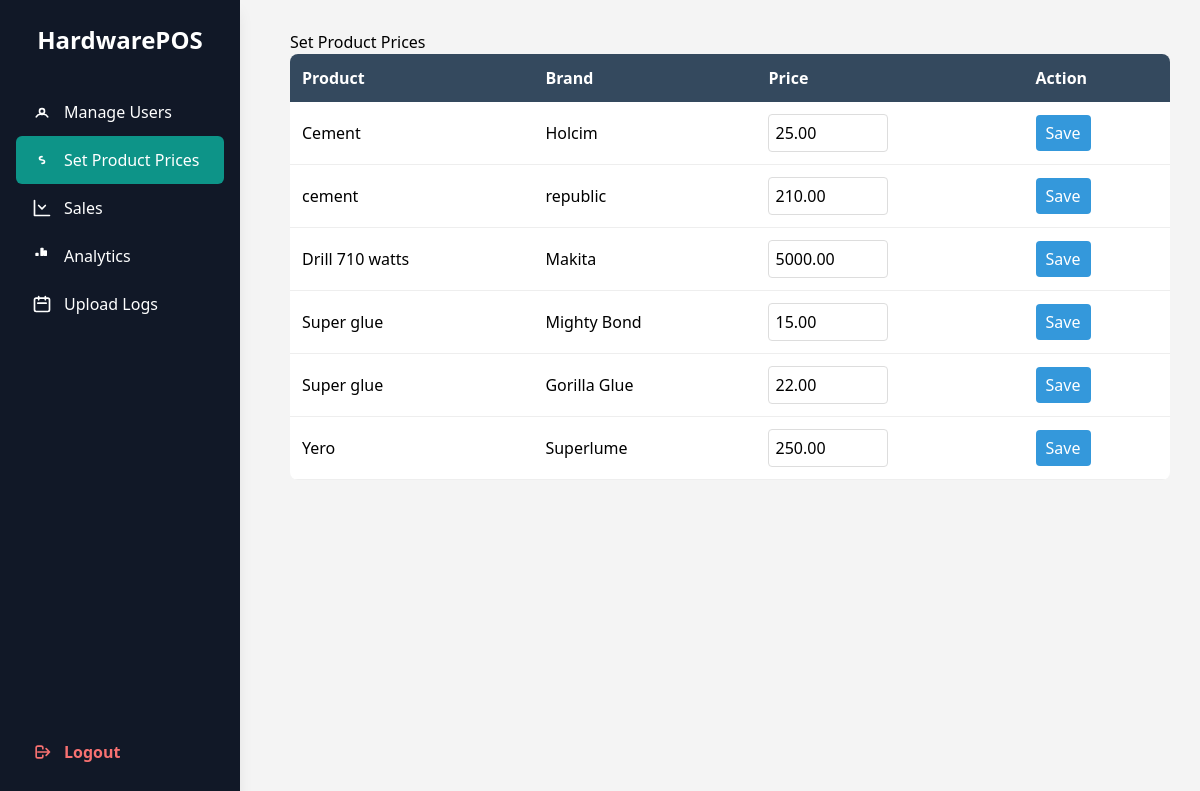
Screenshot of /admin/set_product_prices.php (signed in) with the database file from the repository.
### tables this page shows
CREATE TABLE `inventory` (
  `id` int(11) NOT NULL,
  `name` varchar(100) NOT NULL,
  `brand` varchar(50) DEFAULT NULL,
  `category` varchar(50) NOT NULL,
  `quantity` int(11) NOT NULL DEFAULT 0,
  `price` decimal(10,2) NOT NULL,
  `low_threshold` int(11) NOT NULL DEFAULT 10,
  `image_url` varchar(255) DEFAULT NULL,
  `whole_sale` decimal(10,2) DEFAULT NULL,
  `per_kilo` decimal(10,2) DEFAULT NULL,
  `per_length` decimal(10,2) DEFAULT NULL,
  `batch_id` varchar(50) DEFAULT NULL,
  `condition` varchar(20) NOT NULL DEFAULT 'good'
);

### admin/set_product_prices.php (the view, shortened to what this page needs)
<?php
require_once '../db.php';
$products = $pdo->query("SELECT id, name, brand, IFNULL(price, '') as price FROM inventory ORDER BY name ASC")->fetchAll();
?>
<!DOCTYPE html>
<html>
<head>
    <link rel="stylesheet" href="https://cdnjs.cloudflare.com/ajax/libs/font-awesome/5.15.4/css/all.min.css">
</head>
<body>
    <?php include 'includes/sidebar.php'; ?>
    <div class="content">
        <h2>Set Product Prices</h2>
        <table>
            <thead><tr><th>Product</th><th>Brand</th><th>Price</th><th>Action</th></tr></thead>
            <tbody>
                <?php foreach($products as $p): ?>
                <tr data-id="<?= $p['id'] ?>">
                    <td><?= htmlspecialchars($p['name']) ?></td>
                    <td><?= htmlspecialchars($p['brand'] ?? '') ?></td>
                    <td><input class="price" data-id="<?= $p['id'] ?>" value="<?= htmlspecialchars($p['price']) ?>"></td>
                    <td><button onclick="savePrice(<?= $p['id'] ?>)" style="padding:6px 10px;background:#3498db;color:#fff;border:none;border-radius:4px">Save</button></td>
                </tr>
                <?php endforeach; ?>
            </tbody>
        </table>
    </div>
</body>
</html>

### admin/set_product_prices.php (style rules this page uses)
body { font-family:'Segoe UI',sans-serif;background:#f4f4f4;display:flex }
.content { margin-left:260px;padding:30px;flex:1 }
table { width:100%;border-collapse:collapse;background:#fff;border-radius:8px;overflow:hidden }
thead th { background:#34495e;color:#fff;padding:12px;text-align:left }
tbody td { padding:12px;border-bottom:1px solid #eee }
input.price { width:120px;padding:6px;border:1px solid #ddd;border-radius:4px }

### rows the page displays
inventory: name "Cement", brand "Holcim", price "25.00"
inventory: name "cement", brand "republic", price "210.00"
inventory: name "Drill 710 watts", brand "Makita", price "5000.00"
inventory: name "Super glue", brand "Mighty Bond", price "15.00"
inventory: name "Super glue", brand "Gorilla Glue", price "22.00"
inventory: name "Yero", brand "Superlume", price "250.00"
